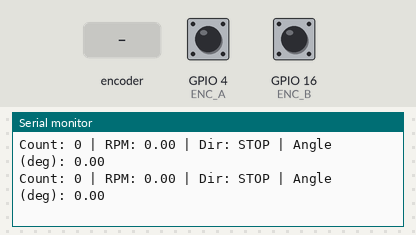
Bench run of a sketch on a simulated ESP32. Shown: the last lines printed to the serial monitor. Inputs (shaded band) come from the test bench; at power-on: GPIO 4 (ENC_A) HIGH, GPIO 16 (ENC_B) HIGH.

Above: at 1.2 s.
1.3 s: rotary encoder on GPIO 4 (ENC_A) / GPIO 16 (ENC_B) turned 1 step (first pin leading)
At 1.31 s:
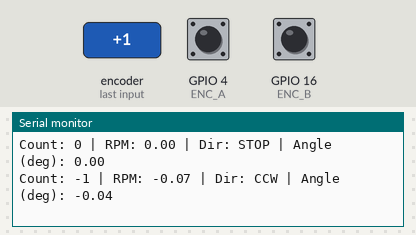
3.0 s: rotary encoder on GPIO 4 (ENC_A) / GPIO 16 (ENC_B) turned 2 steps (second pin leading)
At 3.01 s:
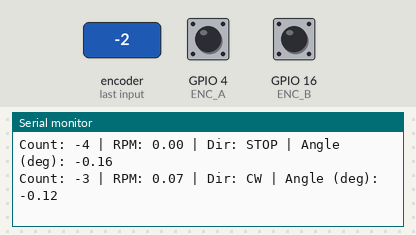
Timing chart, 0 to 6.0 s (numbered marks = the images above; inputs shaded):
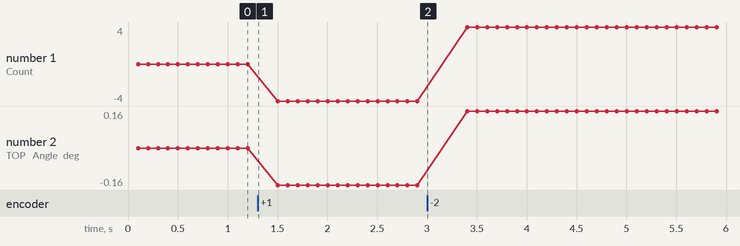

Measured:
- after the input at 1.3 s, the serial monitor: prints a new line at once (image 1)
- after the input at 3.0 s, the serial monitor: prints a new line at once (image 2)
- plotted number 1: 0 → -4 after the input at 1.3 s, -4 → 4 after the input at 3.0 s
- plotted number 2: 0 → -0.16 after the input at 1.3 s, -0.16 → 0.16 after the input at 3.0 s

The sketch:

IG32_9048COUNT.ino
```cpp
#define ENC_A 4
#define ENC_B 16

volatile long count = 0;
volatile int direction = 0;
volatile uint8_t lastState = 0;

unsigned long lastTime = 0;
long lastCount = 0;

const float CPR = 9048.0;   // counts per motor revolution

void IRAM_ATTR encoderISR() {
  uint8_t a = digitalRead(ENC_A);
  uint8_t b = digitalRead(ENC_B);

  uint8_t state = (a << 1) | b;
  uint8_t transition = (lastState << 2) | state;

  switch (transition) {
    case 0b0001:
    case 0b0111:
    case 0b1110:
    case 0b1000:
      count++;
      direction = +1;
      break;

    case 0b0010:
    case 0b0100:
    case 0b1101:
    case 0b1011:
      count--;
      direction = -1;
      break;
  }

  lastState = state;
}

void setup() {
  Serial.begin(9600);

  pinMode(ENC_A, INPUT_PULLUP);
  pinMode(ENC_B, INPUT_PULLUP);

  lastState = (digitalRead(ENC_A) << 1) | digitalRead(ENC_B);

  attachInterrupt(digitalPinToInterrupt(ENC_A), encoderISR, CHANGE);
  attachInterrupt(digitalPinToInterrupt(ENC_B), encoderISR, CHANGE);

  lastTime = millis();
}

void loop() {
  unsigned long now = millis();

  if (now - lastTime >= 100) {   // 100 ms update
    long currentCount;
    int dirCopy;

    noInterrupts();
    currentCount = count;
    dirCopy = direction;
    interrupts();

    long delta = currentCount - lastCount;

    /* ---- RPM (motor side) ---- */
    float rpm = (delta * 600.0) / CPR;

    /* ---- Angle (degrees, motor side) ---- */
    float angle_deg = (currentCount * 360.0) / CPR;

    const char *dirStr;
    if (delta > 0) dirStr = "CW";
    else if (delta < 0) dirStr = "CCW";
    else dirStr = "STOP";

    Serial.print("Count: ");
    Serial.print(currentCount);

    Serial.print(" | RPM: ");
    Serial.print(rpm, 2);

    Serial.print(" | Dir: ");
    Serial.print(dirStr);

    Serial.print(" | Angle (deg): ");
    Serial.println(angle_deg, 2);

    lastCount = currentCount;
    lastTime = now;
  }
}
```
